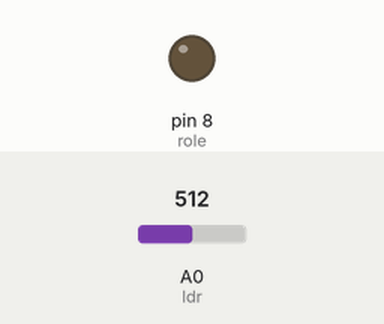
The sketch below on a simulated Arduino Uno, built with avr-gcc and run on an emulated ATmega328P. Shown: output pins drawn as LEDs (lit = HIGH). The inputs (shaded band) are chosen by the test bench; at power-on: A0 (ldr) = 512.

Above: at 1.2 s.
1.3 s: A0 (ldr) set to 88
2.8 s: A0 (ldr) set to 73
At 3.3 s:
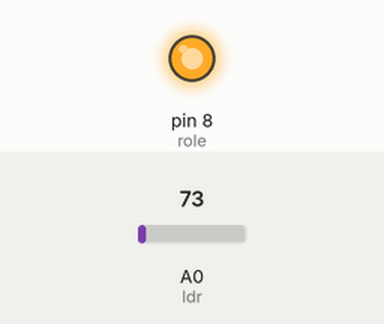
4.3 s: A0 (ldr) set to 90
At 5.5 s:
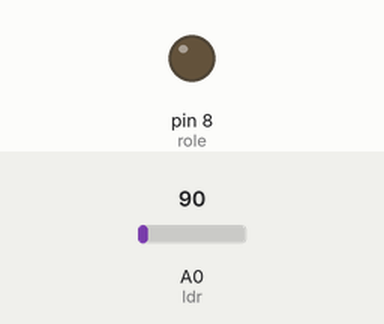
5.8 s: A0 (ldr) set to 70
At 6.7 s:
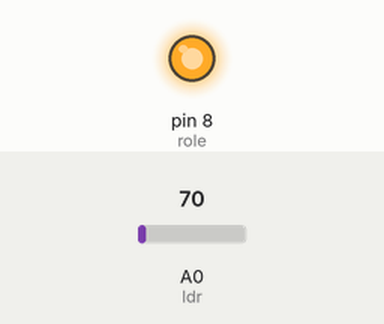
Timing chart, 0 to 8.3 s (numbered marks = the images above; inputs shaded):
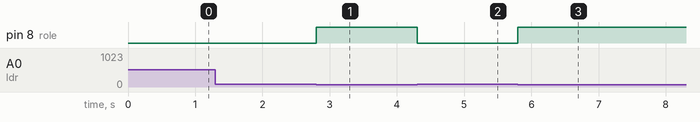

The sketch:

SokakLambasiKodlama.ino.ino
```cpp
int ldr=A0;
int role=8;

int ldrdeger=0;


void setup() {
  pinMode(role,OUTPUT);
  Serial.begin(9600);

}

void loop() {
  ldrdeger=analogRead(ldr);

  if(ldrdeger<80){
    digitalWrite(role,HIGH);
  }
  else{
    digitalWrite(role,LOW);
  }


}
```

Measured:
- the behaviour switches between 80 and 79 on A0 (ldr) (found by bisection; images 0 and 1)
- after the input at 1.3 s, every drawn part: stays the same
- after the input at 2.8 s, pin 8 (role): LOW → HIGH at once
- after the input at 4.3 s, pin 8 (role): HIGH → LOW at once
- after the input at 5.8 s, pin 8 (role): LOW → HIGH at once
